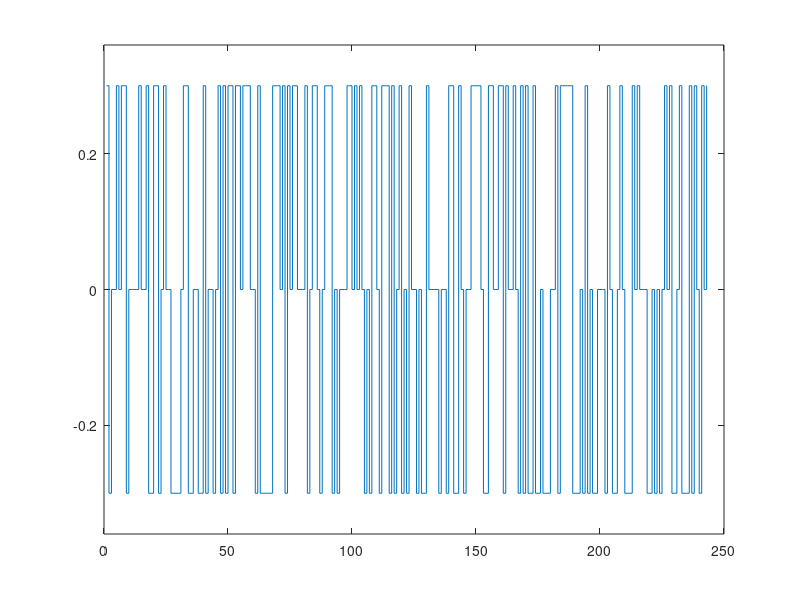
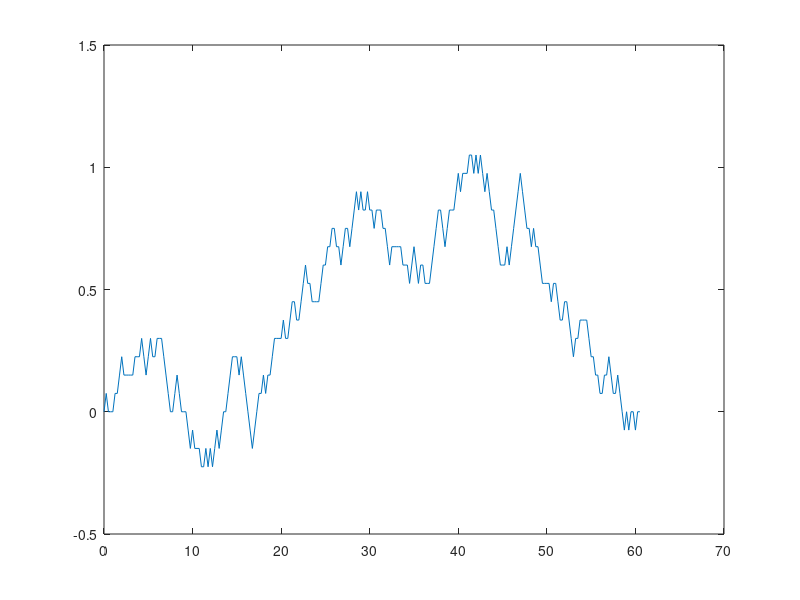

The MATLAB script that drew these images, in order:
%This script generates a pseudorandom ternary sequence, as outlined by
%Robert Peterka in "Sensorimotor Integration in Human Postural Control". It
%used a shift register to generate an output, which is calculated by a
%modulo 3 addition of the last 3 register positions at the time step.

clear
close all
clc

VelGain = 0.3;  

%Reg = [2 0 2 0 2];             %The given initial sequence from the paper
Reg = [0 1 2 0 1];

TimeStep = 0.25;

Position(1) = 0;

%Pseudorandom sequence has a period of i = 243
for i = 1:243
    %Calculate output with modulo 3 addition
    Output(i) = mod(Reg(3)-Reg(4)-Reg(5), 3);

    %shift Register values
    Reg(2:5) = Reg(1:4);
    Reg(1) = Output(i);
    
    %Convert the Ouput into a velocity profile
    if Output(i) == 0
        Vel(i) = 0;
    elseif Output(i) == 1
        Vel(i) = VelGain;
    else
        Vel(i) = -VelGain;
    end
    
    %Integrate velocity for a position profile
    if i == 1
        Position(i) = 0;
    else
        Position(i) = Position(i-1) + Vel(i-1)*TimeStep;
    end
    
    time(i) = TimeStep*(i-1);
end

figure
stairs(Vel)
ylim([-VelGain*1.2 VelGain*1.2])

figure
plot(time, Position)